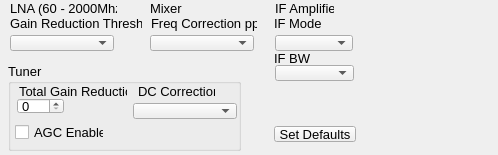
<?xml version="1.0" encoding="UTF-8"?>
<ui version="4.0">
 <class>SDRPlayOptions</class>
 <widget class="QWidget" name="SDRPlayOptions">
  <property name="geometry">
   <rect>
    <x>0</x>
    <y>0</y>
    <width>498</width>
    <height>155</height>
   </rect>
  </property>
  <property name="windowTitle">
   <string>Dialog</string>
  </property>
  <widget class="QComboBox" name="lnaGainReductionThreshold">
   <property name="geometry">
    <rect>
     <x>10</x>
     <y>35</y>
     <width>104</width>
     <height>16</height>
    </rect>
   </property>
   <property name="maximumSize">
    <size>
     <width>16777215</width>
     <height>16777215</height>
    </size>
   </property>
   <property name="font">
    <font>
     <pointsize>10</pointsize>
    </font>
   </property>
  </widget>
  <widget class="QLabel" name="label">
   <property name="geometry">
    <rect>
     <x>10</x>
     <y>15</y>
     <width>132</width>
     <height>16</height>
    </rect>
   </property>
   <property name="font">
    <font>
     <pointsize>10</pointsize>
    </font>
   </property>
   <property name="text">
    <string>Gain Reduction Threshold</string>
   </property>
  </widget>
  <widget class="QLabel" name="label_2">
   <property name="geometry">
    <rect>
     <x>10</x>
     <y>0</y>
     <width>107</width>
     <height>16</height>
    </rect>
   </property>
   <property name="font">
    <font>
     <pointsize>10</pointsize>
    </font>
   </property>
   <property name="text">
    <string>LNA (60 - 2000Mhz)</string>
   </property>
  </widget>
  <widget class="QLabel" name="label_4">
   <property name="geometry">
    <rect>
     <x>274</x>
     <y>15</y>
     <width>59</width>
     <height>16</height>
    </rect>
   </property>
   <property name="font">
    <font>
     <pointsize>10</pointsize>
    </font>
   </property>
   <property name="text">
    <string>IF Mode</string>
   </property>
  </widget>
  <widget class="QLabel" name="label_5">
   <property name="geometry">
    <rect>
     <x>274</x>
     <y>50</y>
     <width>59</width>
     <height>16</height>
    </rect>
   </property>
   <property name="font">
    <font>
     <pointsize>10</pointsize>
    </font>
   </property>
   <property name="text">
    <string>IF BW</string>
   </property>
  </widget>
  <widget class="QComboBox" name="IFMode">
   <property name="geometry">
    <rect>
     <x>275</x>
     <y>35</y>
     <width>78</width>
     <height>16</height>
    </rect>
   </property>
   <property name="font">
    <font>
     <pointsize>10</pointsize>
    </font>
   </property>
  </widget>
  <widget class="QComboBox" name="IFBw">
   <property name="geometry">
    <rect>
     <x>275</x>
     <y>65</y>
     <width>79</width>
     <height>16</height>
    </rect>
   </property>
   <property name="font">
    <font>
     <pointsize>10</pointsize>
    </font>
   </property>
  </widget>
  <widget class="QLabel" name="label_8">
   <property name="geometry">
    <rect>
     <x>151</x>
     <y>15</y>
     <width>106</width>
     <height>16</height>
    </rect>
   </property>
   <property name="font">
    <font>
     <pointsize>10</pointsize>
    </font>
   </property>
   <property name="text">
    <string>Freq Correction ppm</string>
   </property>
  </widget>
  <widget class="QComboBox" name="freqCorrectionPpm">
   <property name="geometry">
    <rect>
     <x>150</x>
     <y>35</y>
     <width>104</width>
     <height>16</height>
    </rect>
   </property>
   <property name="font">
    <font>
     <pointsize>10</pointsize>
    </font>
   </property>
  </widget>
  <widget class="QPushButton" name="setDefaults">
   <property name="geometry">
    <rect>
     <x>274</x>
     <y>126</y>
     <width>82</width>
     <height>16</height>
    </rect>
   </property>
   <property name="font">
    <font>
     <pointsize>10</pointsize>
    </font>
   </property>
   <property name="text">
    <string>Set Defaults</string>
   </property>
  </widget>
  <widget class="QLabel" name="label_3">
   <property name="geometry">
    <rect>
     <x>150</x>
     <y>0</y>
     <width>59</width>
     <height>16</height>
    </rect>
   </property>
   <property name="font">
    <font>
     <pointsize>10</pointsize>
    </font>
   </property>
   <property name="text">
    <string>Mixer</string>
   </property>
  </widget>
  <widget class="QLabel" name="label_9">
   <property name="geometry">
    <rect>
     <x>275</x>
     <y>0</y>
     <width>59</width>
     <height>16</height>
    </rect>
   </property>
   <property name="font">
    <font>
     <pointsize>10</pointsize>
    </font>
   </property>
   <property name="text">
    <string>IF Amplifier</string>
   </property>
  </widget>
  <widget class="QGroupBox" name="groupBox">
   <property name="geometry">
    <rect>
     <x>8</x>
     <y>63</y>
     <width>233</width>
     <height>88</height>
    </rect>
   </property>
   <property name="font">
    <font>
     <pointsize>10</pointsize>
    </font>
   </property>
   <property name="title">
    <string>Tuner</string>
   </property>
   <widget class="QLabel" name="label_7">
    <property name="geometry">
     <rect>
      <x>11</x>
      <y>20</y>
      <width>108</width>
      <height>16</height>
     </rect>
    </property>
    <property name="font">
     <font>
      <pointsize>10</pointsize>
     </font>
    </property>
    <property name="text">
     <string>Total Gain Reduction</string>
    </property>
   </widget>
   <widget class="QCheckBox" name="agcEnabled">
    <property name="geometry">
     <rect>
      <x>7</x>
      <y>59</y>
      <width>89</width>
      <height>20</height>
     </rect>
    </property>
    <property name="font">
     <font>
      <pointsize>10</pointsize>
     </font>
    </property>
    <property name="text">
     <string>AGC Enabled</string>
    </property>
   </widget>
   <widget class="QLabel" name="label_6">
    <property name="geometry">
     <rect>
      <x>130</x>
      <y>20</y>
      <width>77</width>
      <height>16</height>
     </rect>
    </property>
    <property name="font">
     <font>
      <pointsize>10</pointsize>
     </font>
    </property>
    <property name="text">
     <string>DC Correction</string>
    </property>
   </widget>
   <widget class="QComboBox" name="dcCorrection">
    <property name="geometry">
     <rect>
      <x>125</x>
      <y>40</y>
      <width>104</width>
      <height>16</height>
     </rect>
    </property>
   </widget>
   <widget class="QSpinBox" name="totalGainReduction">
    <property name="geometry">
     <rect>
      <x>9</x>
      <y>35</y>
      <width>47</width>
      <height>16</height>
     </rect>
    </property>
    <property name="maximum">
     <number>102</number>
    </property>
   </widget>
  </widget>
 </widget>
 <resources/>
 <connections/>
</ui>
